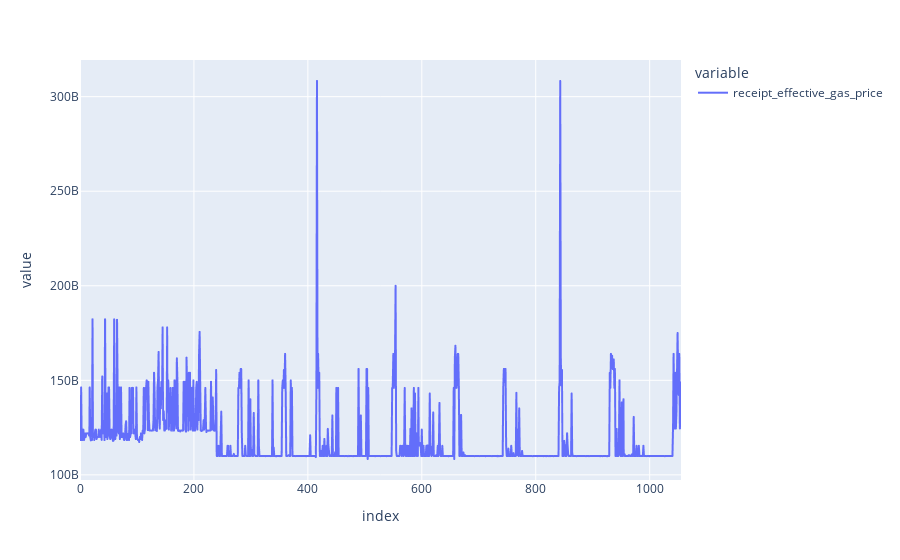

The code cell stored with this chart in its notebook:
### Code cell
df = recent_tx["receipt_effective_gas_price"]
px.line(df)

### Figure 1 — Plotly figure (JSON) as saved in the notebook; plotly's stock layout.template omitted (floating-point values rounded to 4 significant figures; data arrays with more than 128 entries replaced by an {"elided": "..."} marker saying what was removed)
{"data": [{"hovertemplate": "variable=receipt_effective_gas_price<br>index=%{x}<br>value=%{y}<extra></extra>", "legendgroup": "receipt_effective_gas_price", "line": {"color": "#636efa", "dash": "solid"}, "marker": {"symbol": "circle"}, "mode": "lines", "name": "receipt_effective_gas_price", "showlegend": true, "type": "scattergl", "x": {"elided": "1056 int values"}, "xaxis": "x", "y": {"elided": "1056 int values"}, "yaxis": "y"}], "layout": {"autosize": true, "legend": {"title": {"text": "variable"}, "tracegroupgap": 0}, "margin": {"t": 60}, "xaxis": {"anchor": "y", "autorange": true, "domain": [0, 1], "range": [0, 1055], "title": {"text": "index"}, "type": "linear"}, "yaxis": {"anchor": "x", "autorange": true, "domain": [0, 1], "range": [97280000000.0, 319400000000.0], "title": {"text": "value"}, "type": "linear"}}}
